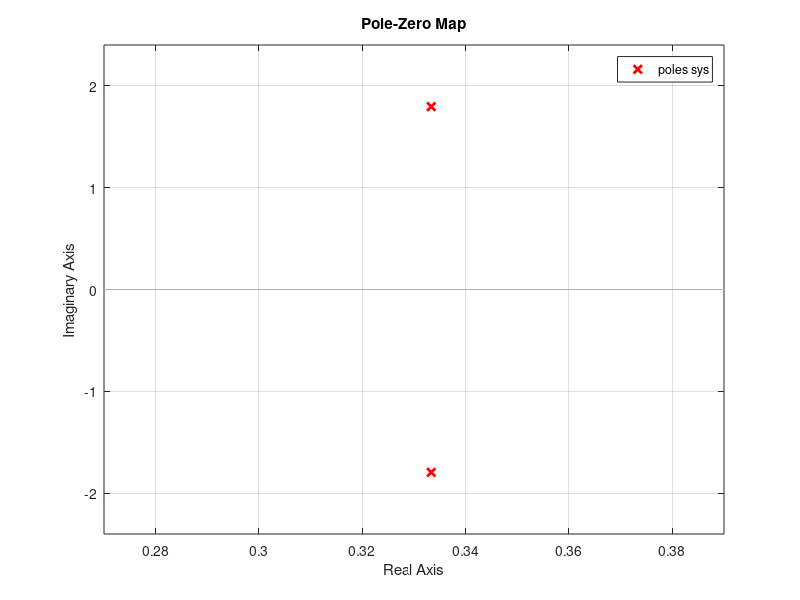
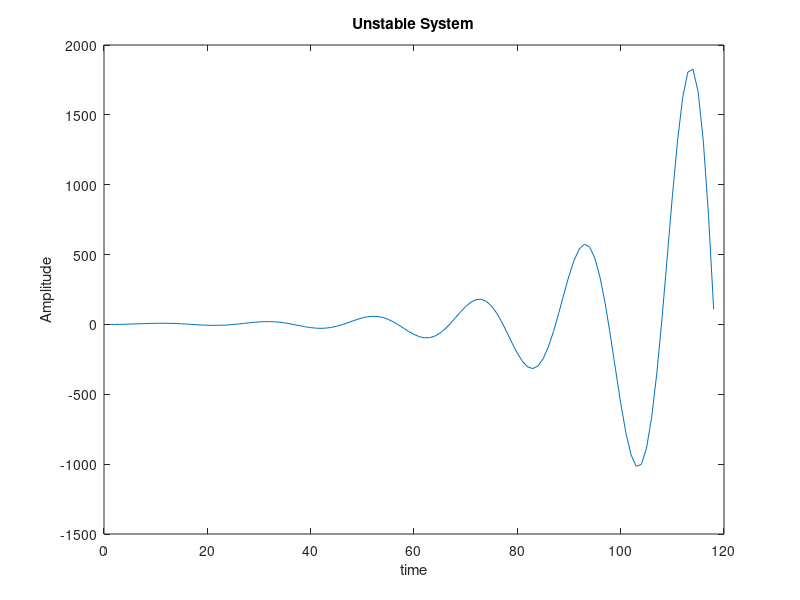

MATLAB code for these plots, in order:
clc
clear all
close all
num=30;
denum=[3 -2 10];
r=roots(denum)
sys=tf(num,denum);
figure
pzmap(sys,'r');
step_response=step(sys);
figure
plot(step_response);
xlabel('time');
ylabel('Amplitude');
title('Unstable System');
